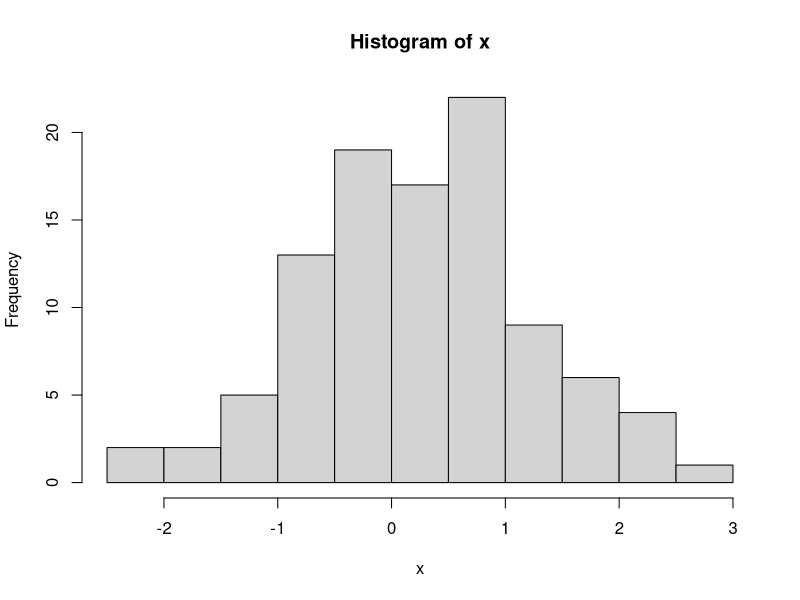
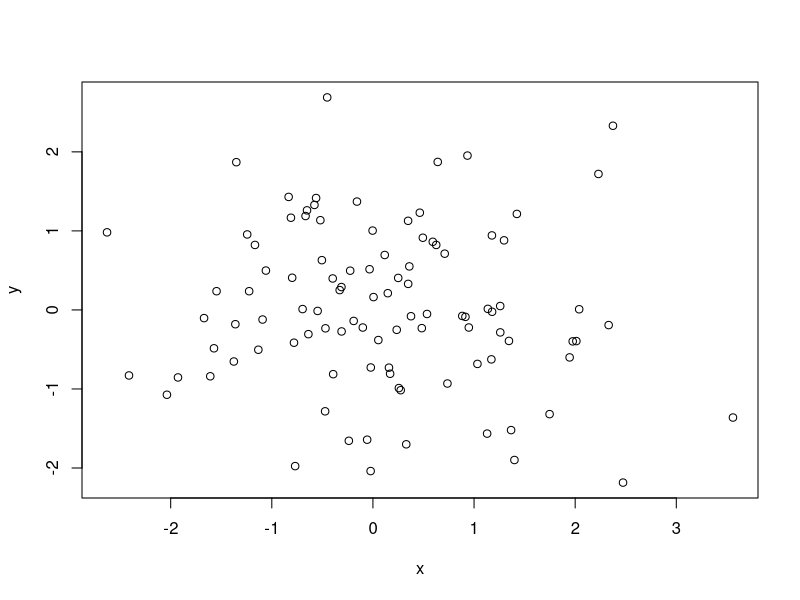
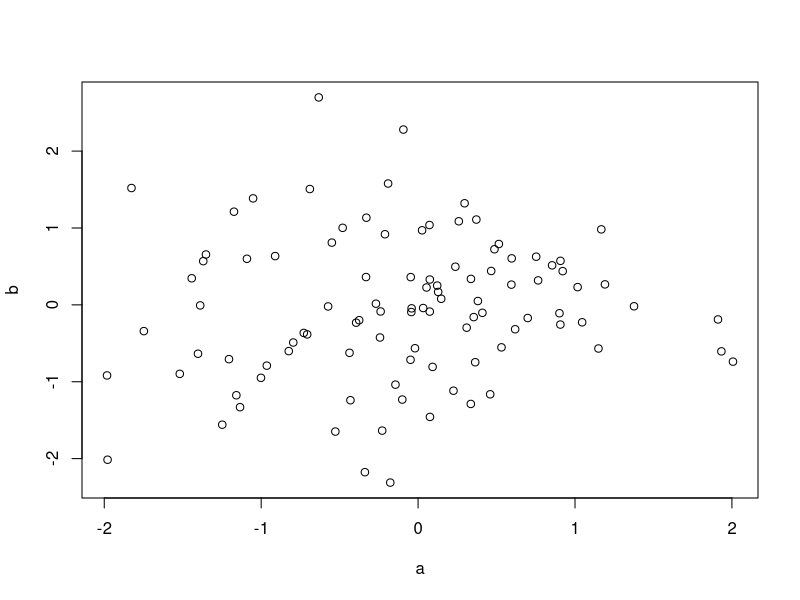
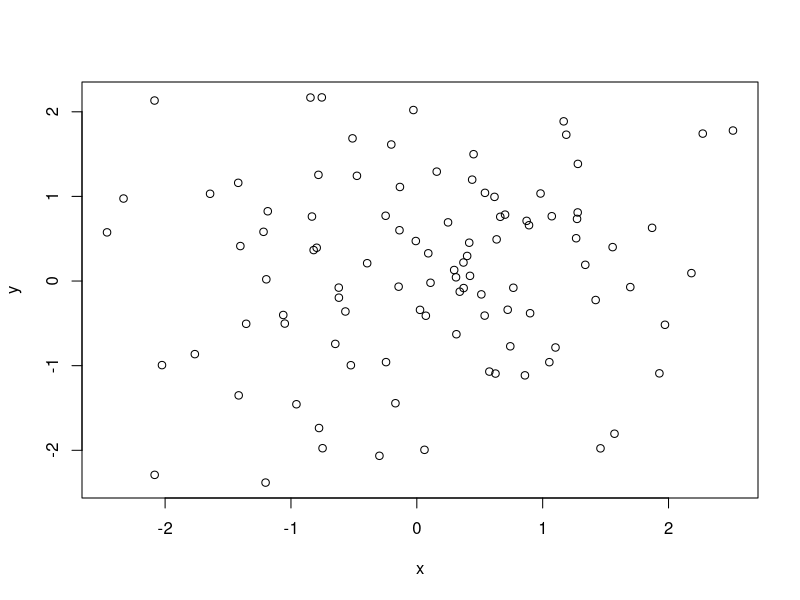
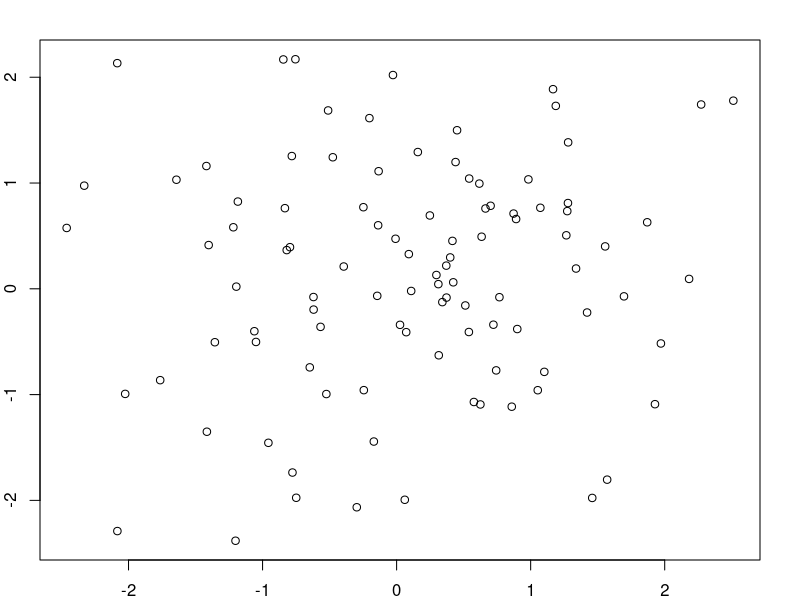
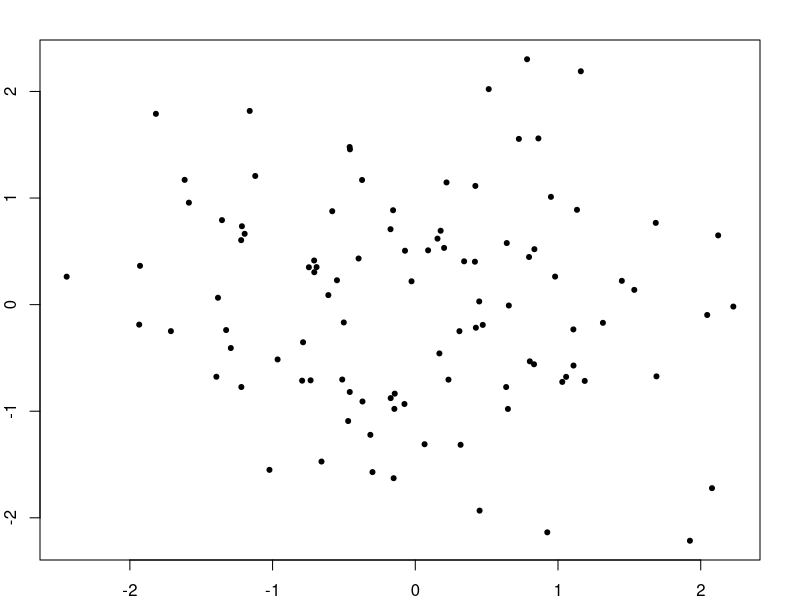
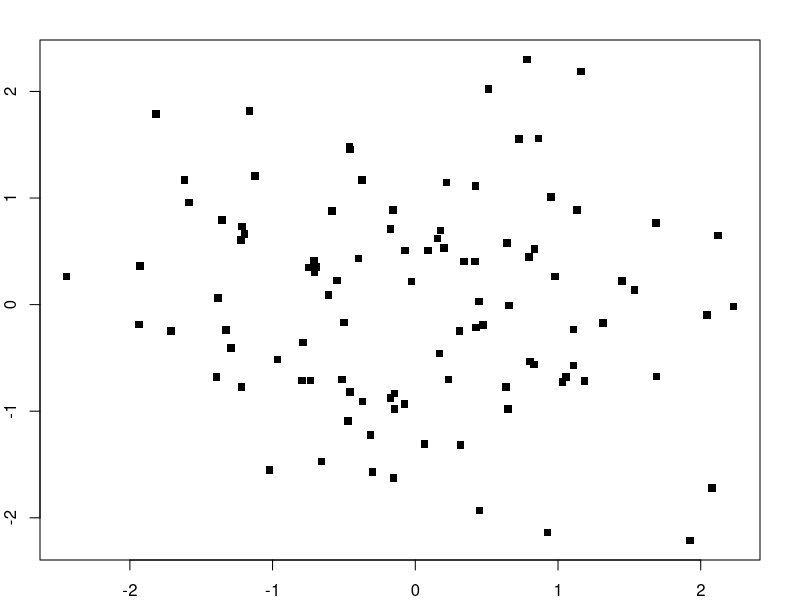
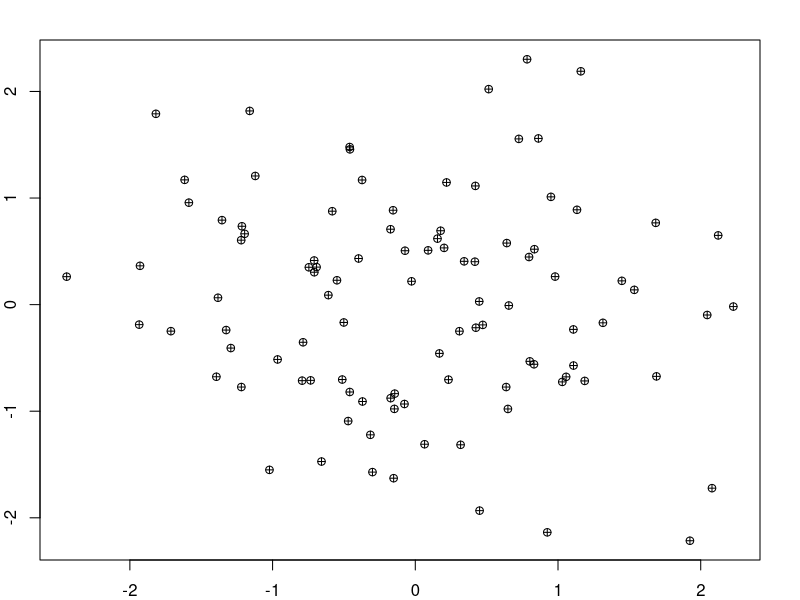

Reproduce these figures in R, in order.
## ---- chunk 1
knitr::opts_chunk$set(echo = TRUE)
## ---- chunk 2

# 100 random numbers using  normal distribution 
x<-rnorm(100)

# Histogram
hist(x)

## ---- chunk 3

# 100 random numbers using  normal distribution 
x <- rnorm(100)
y <- rnorm(100)

# Scatter Plot
plot(x,y)

# Scatter Plot Practice
a <- rnorm(100)
b <- rnorm(100)
plot(a,b)

## ---- chunk 4

# 100 random numbers using  normal distribution 
x <- rnorm(100)
y <- rnorm(100)

# Scatter Plot Before Applying Margin (Default Margin)
plot(x,y)
## ---- chunk 5
# Adding Margin to Scatter Plot
par(mar = c(2,2,2,2))

# Scatter Plot After Applying Margin
plot(x,y)

## ---- chunk 6

# 100 random numbers using  normal distribution 
x <- rnorm(100)
y <- rnorm(100)


# Scatter Plot using pch=20
plot(x,y,pch=20)

# Scatter Plot using pch=15
plot(x,y,pch=15)

# Scatter Plot using pch=10
plot(x,y,pch=10)

# Scatter Plot using pch=5
plot(x,y,pch=5)
## ---- chunk 7
# 100 random numbers using  normal distribution 
x <- rnorm(100)
y <- rnorm(100)

# Scatter Plot
plot(x,y,pch=13)

# Adding Title to Plot
title("My Scatterplot")

## ---- chunk 8
# 100 random numbers using  normal distribution 
x <- rnorm(100)
y <- rnorm(100)

# Scatter Plot
plot(x,y,pch=8)

# Adding Text in a Plot
text(-2,-1,"MyText")

## ---- chunk 9
# 100 random numbers using  normal distribution 
x <- rnorm(100)
y <- rnorm(100)

# Scatter Plot
plot(x,y,pch=8)

# Adding Legend to a Plot
legend("topleft",legend = "Data", pch = 8)
